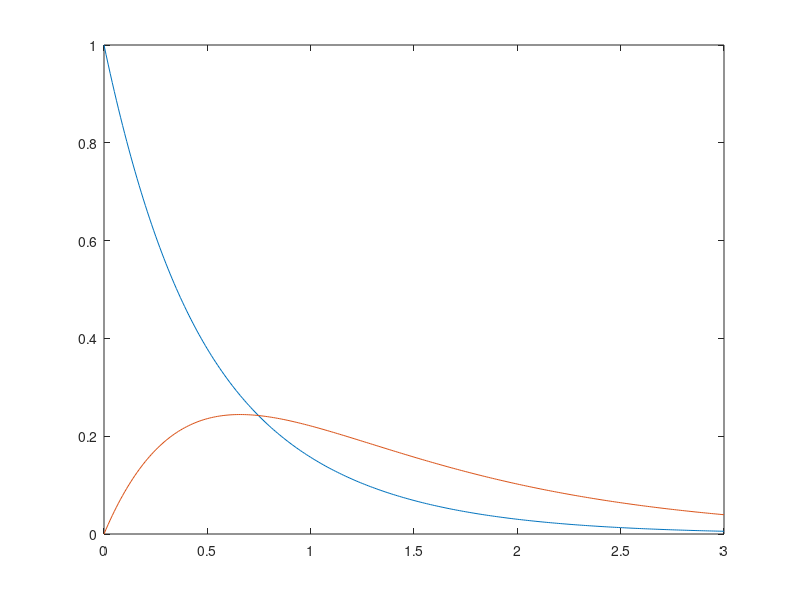

The MATLAB script that drew this image:
% RK4 on system of equations.

f1 = @(x, y) y(2)^2-2*y(1);      % EQ1
f2 = @(x, y) y(1)-y(2)-x*y(2)^2; % EQ2
f =  @(x, y) [f1(x,y) f2(x,y)];  % System

a = 0;        % Lower bound
b = 3;        % Upper bound
h = 0.01;     % Step size
n = (b-a)/h;  % Intervals

X = zeros(n+1, 1);
Y = zeros(n+1, 2);
X(1) = a;         % Starting x-value
Y(1, :) = [1 0];  % Starting y-values.

disp('   x               y1              y2')
fprintf('%.6f\t%.6f\t%.6f\n', X(1), Y(1, :))

for i = 1:n
  x = X(i);
  y = Y(i, :);
  f1 = f(x, y);
  f2 = f(x+h/2, y+h*f1/2);
  f3 = f(x+h/2, y+h*f2/2);
  f4 = f(x+h, y+h*f3);
  Y(i+1, :) = y+h*(f1+2*f2+2*f3+f4)/6;
  X(i+1) = x+h;
  fprintf('%.6f\t%.6f\t%.6f\n', X(i+1), Y(i+1, :))
end

plot(X, Y);
